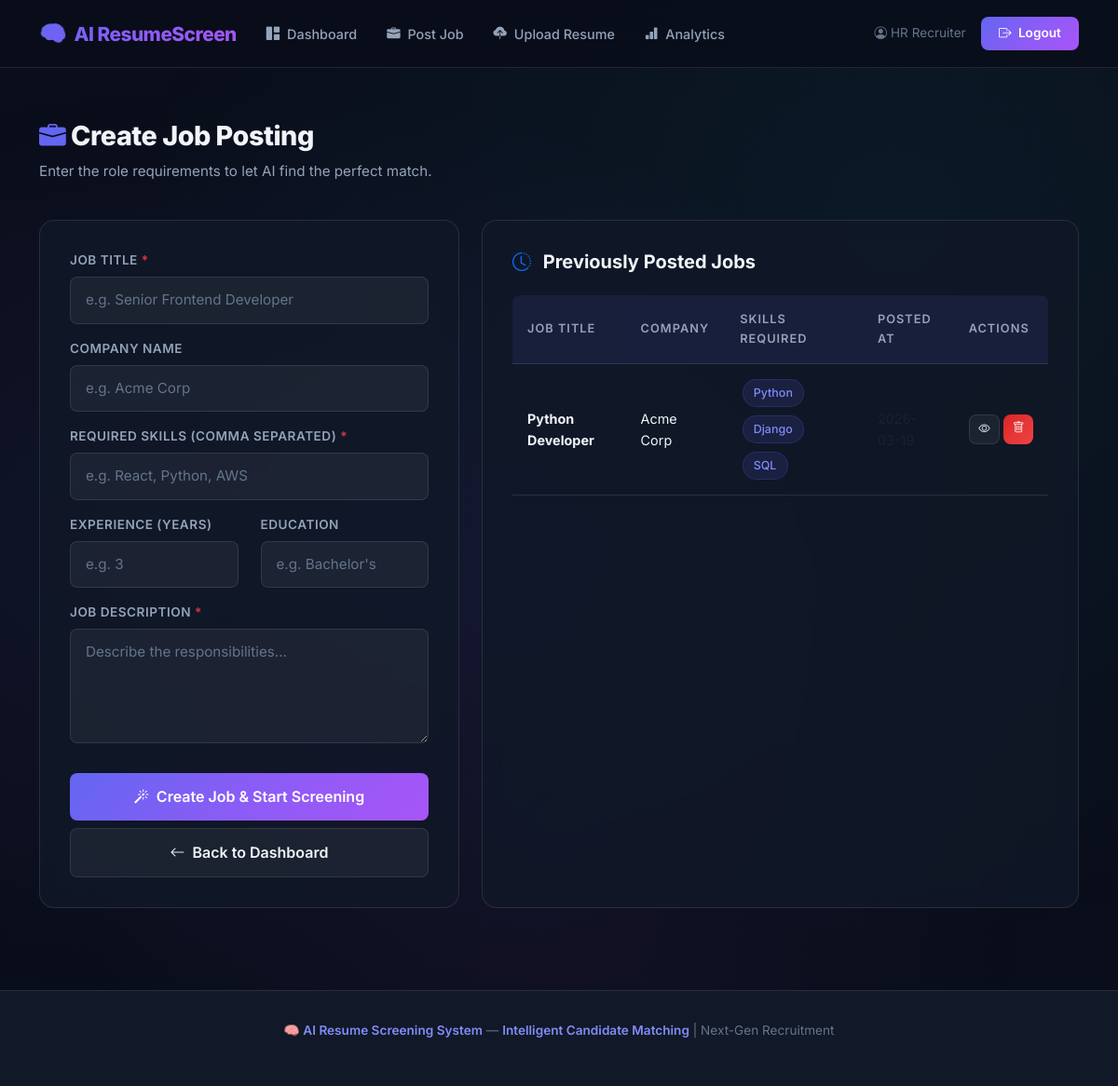
/create_job (signed in), run on the app's committed database.
### tables this page shows
CREATE TABLE jobs (
    id INTEGER PRIMARY KEY AUTOINCREMENT,
    job_title VARCHAR(200) NOT NULL,
    company_name VARCHAR(200) DEFAULT '',
    skills_required TEXT NOT NULL,
    experience_required VARCHAR(50) DEFAULT '',
    education_required VARCHAR(100) DEFAULT '',
    description TEXT DEFAULT '',
    created_by INTEGER,
    created_at TIMESTAMP DEFAULT CURRENT_TIMESTAMP,
    FOREIGN KEY (created_by) REFERENCES users(id)
);

### routes/job_routes.py (the view, shortened to what this page needs)
@job_bp.route('/create_job', methods=['GET', 'POST'])
def create_job_page():
    if 'user_id' not in session:
        flash('Please login first.', 'error')
        return redirect(url_for('auth.login'))
    jobs = get_all_jobs()
    return render_template('create_job.html', jobs=jobs)

### models/__init__.py (called while the page is built)
def get_db():
    conn = sqlite3.connect(config.DATABASE)
    conn.row_factory = sqlite3.Row
    conn.execute("PRAGMA foreign_keys = ON")
    return conn

### models/job_model.py (called while the page is built)
def get_all_jobs():
    db = get_db()
    jobs = db.execute('SELECT * FROM jobs ORDER BY created_at DESC').fetchall()
    db.close()
    return jobs

### templates/create_job.html (shortened to what this page needs)
{% extends "base.html" %}
{% block content %}
<div class="container py-4">
    <div class="page-header">
        <h1 class="page-title"><i class="bi bi-briefcase-fill" style="color: var(--accent-primary);"></i> Create Job
            Posting</h1>
        <p class="page-subtitle">Enter the role requirements to let AI find the perfect match.</p>
    </div>
    <div class="row g-4">
        <div class="col-lg-5">
            <div class="glass-card-static fade-in h-100">
                <form method="POST" action="{{ url_for('jobs.create_job_page') }}">
                    <div class="mb-3">
                        <label for="job_title" class="form-label-custom">Job Title <span
                                class="text-danger">*</span></label>
                        <input type="text" id="job_title" name="job_title" class="form-control-custom"
                            placeholder="e.g. Senior Frontend Developer" required>
                    </div>
                    <div class="mb-3">
                        <label for="company_name" class="form-label-custom">Company Name</label>
                        <input type="text" id="company_name" name="company_name" class="form-control-custom"
                            placeholder="e.g. Acme Corp">
                    </div>
                    <div class="mb-3">
                        <label for="skills_required" class="form-label-custom">Required Skills (Comma separated) <span
                                class="text-danger">*</span></label>
                        <input type="text" id="skills_required" name="skills_required" class="form-control-custom"
                            placeholder="e.g. React, Python, AWS" required>
                    </div>
                    <div class="row">
                        <div class="col-md-6 mb-3">
                            <label for="experience_required" class="form-label-custom">Experience (Years)</label>
                            <input type="number" id="experience_required" name="experience_required"
                                class="form-control-custom" placeholder="e.g. 3" min="0">
                        </div>
                        <div class="col-md-6 mb-3">
                            <label for="education_required" class="form-label-custom">Education</label>
                            <input type="text" id="education_required" name="education_required"
                                class="form-control-custom" placeholder="e.g. Bachelor's">
                        </div>
                    </div>
                    <div class="mb-4">
                        <label for="description" class="form-label-custom">Job Description <span
                                class="text-danger">*</span></label>
                        <textarea id="description" name="description" class="form-control-custom" rows="4"
                            placeholder="Describe the responsibilities..." required></textarea>
                    </div>
                    <button type="submit" class="btn-primary-custom w-100 justify-content-center">
                        <i class="bi bi-magic"></i> Create Job & Start Screening
                    </button>
                    <a href="{{ url_for('auth.dashboard') }}"
                        class="btn-secondary-custom w-100 justify-content-center mt-2 d-flex">
                        <i class="bi bi-arrow-left"></i> Back to Dashboard
                    </a>
                </form>
            </div>
        </div>
        <div class="col-lg-7">
            <div class="glass-card fade-in stagger-1 h-100">
                <div class="d-flex justify-content-between align-items-center mb-4">
                    <h5 class="mb-0 fw-bold"><i class="bi bi-clock-history me-2 text-primary"></i> Previously Posted
                        Jobs</h5>
                </div>
                <div class="table-responsive">
                    <table class="table-custom">
                        <thead>
                            <tr>
                                <th>Job Title</th>
                                <th>Company</th>
                                <th>Skills Required</th>
                                <th>Posted At</th>
                                <th>Actions</th>
                            </tr>
                        </thead>
                        <tbody>
                            {% if jobs %}
                            {% for job in jobs %}
                            <tr>
                                <td><strong>{{ job.job_title }}</strong></td>
                                <td>{{ job.company_name or 'N/A' }}</td>
                                <td>
                                    {% set skills = job.skills_required.split(',') %}
                                    <div class="d-flex flex-wrap gap-1">
                                        {% for skill in skills[:3] %}
                                        <span class="skill-tag">{{ skill.strip() }}</span>
                                        {% endfor %}
                                    </div>
                                </td>
                                <td class="text-muted small">{{ job.created_at[:10] }}</td>
                                <td>
                                    <div class="d-flex gap-1">
                                        <a href="{{ url_for('jobs.view_job', job_id=job.id) }}"
                                            class="btn-secondary-custom btn-sm-custom"
                                            style="padding: 0.3rem 0.6rem; font-size: 0.78rem;" title="View"><i
                                                class="bi bi-eye"></i></a>
                                        <a href="javascript:void(0)"
                                            data-url="{{ url_for('jobs.delete_job_route', job_id=job.id) }}"
                                            data-title="{{ job.job_title }}"
                                            onclick="confirmDelete(this.dataset.url, this.dataset.title)"
                                            class="btn-danger-custom btn-sm-custom"
                                            style="padding: 0.3rem 0.6rem; font-size: 0.78rem;" title="Delete">
                                            <i class="bi bi-trash"></i>
                                        </a>
                                    </div>
                                </td>
                            </tr>
                            {% endfor %}
                            {% else %}
                            <tr>
                                <td colspan="5" class="text-center py-4 text-muted">No jobs posted yet</td>
                            </tr>
                            {% endif %}
                        </tbody>
                    </table>
                </div>
            </div>
        </div>
    </div>
</div>
{% endblock %}

### data on the page
jobs: job_title "Python Developer", company_name "Acme Corp", strip "Python" "Django" "SQL"

### other printed values
{{ session.get('user_name', 'User') }} "HR Recruiter"
